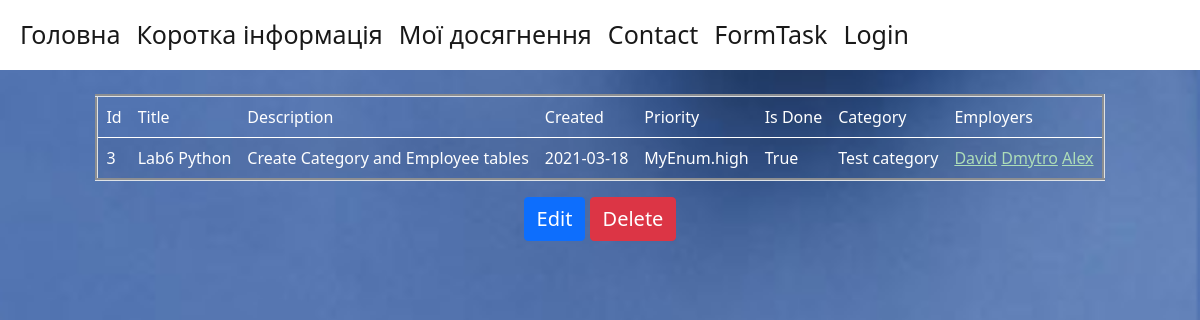
The app's page /tasks_bp/task/3 with its own data.
### app/task/models.py (models this page shows, shortened)
class Task(db.Model):
    id = db.Column(db.Integer, primary_key=True)
    title = db.Column(db.String(80), nullable=False)
    description = db.Column(db.String(120), nullable=False)
    created = db.Column(db.Date,default=datetime.utcnow())
    priority = db.Column(db.Enum(MyEnum), default='low')
    is_done = db.Column(db.Boolean, default=False)
    category_id = db.Column(db.Integer, db.ForeignKey('category.id'))

class Category(db.Model):
    id = db.Column(db.Integer, primary_key=True)
    name = db.Column(db.String(80), nullable=False)
    category = db.relationship('Task', backref='category_backref', lazy=True)

class Employee(db.Model):
    id = db.Column(db.Integer, primary_key=True)
    name = db.Column(db.String(50), nullable=False)
    count_of_completed_tasks = db.Column(db.Integer)
    task_empl = db.relationship('Task', secondary=association_table, backref=db.backref('employee_backref'))

### app/task/view.py (the view)
@task_bp.route('/task/<int:id>', methods=["GET", "POST"])
def task_show(id):
    task = Task.query.get_or_404(id)
    return render_template('task_show.html', task=task)

### app/task/templates/task/task_show.html (shortened to what this page needs)
{% extends "base.html" %}
{%block content%}
{%from "_render_field.html" import render_field%}
 <div class="form-wrapper" align="center">
     <br>
     <table class="table table-striped w-auto" border="3" align="center">
  <thead>
    <tr>
        <td class="table_form" scope="col">Id</td>
      <td class="table_form" scope="col">Title</td>
        <td class="table_form" scope="col">Description</td>
         <td class="table_form" scope="col">Created</td>
      <td class="table_form" scope="col">Priority</td>
        <td class="table_form" scope="col">Is Done</td>
        <td class="table_form" scope="col">Category</td>
          <td class="table_form" scope="col">Employers</td>
    </tr>
  </thead>
  <tbody>
  <tr>
      <td class="table_form">{{task.id}}</td>
       <td class="table_form">{{task.title}}</td>
      <td class="table_form">{{task.description}}</td>
      <td class="table_form">{{task.created}}</td>
       <td class="table_form">{{task.priority}}</td>
       <td class="table_form">{{task.is_done}}</td>
       <td class="table_form">{{task.category_backref.name}}</td>
      <td class="table_form">
           {% for empl in task.employee_backref %}
               <a class="href_in_background" href="{{url_for('task_bp_in.employee')}}/{{ empl.id }}">{{empl.name}}</a>
           {%endfor%}
       </td>
  </tr>
  </tbody>
</table>
     <a href="{{url_for('task_bp_in.task')}}/{{ task.id }}/update" class="btn btn-primary fs-5"> Edit </a>
     <a href="{{url_for('task_bp_in.task')}}/{{ task.id }}/delete" class="btn  btn-danger fs-5"> Delete </a>
</div>
{% endblock %}

### app/static/css/custom.css (style rules this page uses)
body { background-image: url('../images/fon.png'); background-size: 100%; }
.table_form { color:white; }
.href_in_background { color: #adddb8; }

### records on screen
Task: id "3", title "Lab6 Python", description "Create Category and Employee tables", created "2021-03-18", priority "MyEnum.high", is_done "True"
Category: category_backref.name "Test category"
Employee: name "David"
Employee: name "Dmytro"
Employee: name "Alex"
